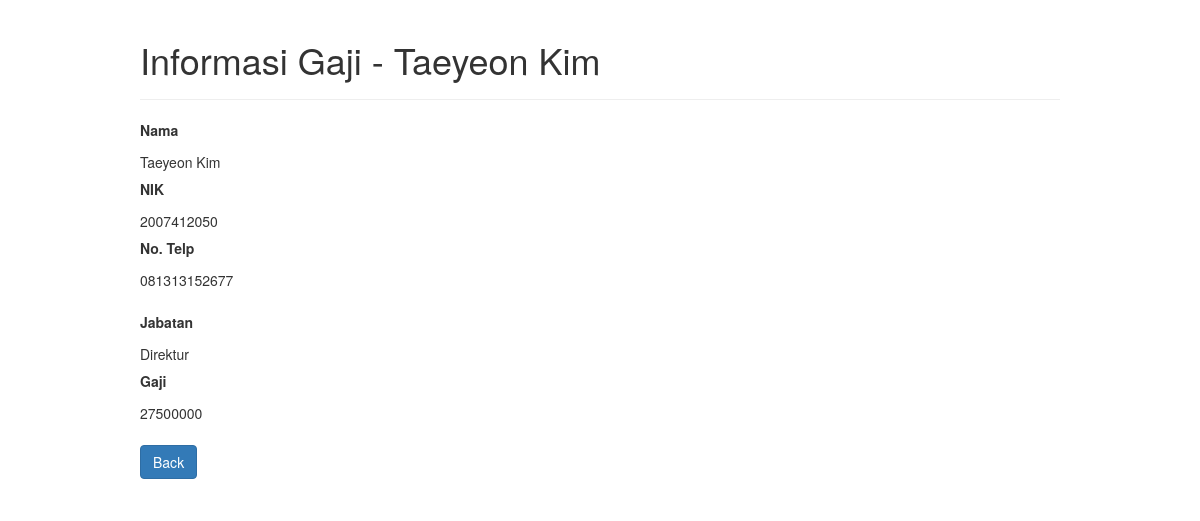
/read.php?NIK=2007412050, run on the app's committed database.
### tables this page shows
CREATE TABLE `payroll` (
  `Nama` varchar(20) NOT NULL,
  `NIK` int(50) NOT NULL,
  `Telp` varchar(20) NOT NULL,
  `Jabatan` varchar(50) NOT NULL,
  `Gaji` bigint(50) NOT NULL
);

### read.php (the view, shortened to what this page needs)
<?php
if(isset($_GET["NIK"]) && !empty(trim($_GET["NIK"]))){
	require_once 'config.php';
	$sql = "SELECT *, (Telp + Jabatan + Gaji)/3 AS Nilai_akhir from payroll WHERE NIK = ? ";
	if($stmt = mysqli_prepare($conn, $sql)){
		mysqli_stmt_bind_param($stmt, "i", $param_NIK);
		if(mysqli_stmt_execute($stmt)){
			$result = mysqli_stmt_get_result($stmt);
			if(mysqli_num_rows($result) == 1){
				$row = mysqli_fetch_array($result, MYSQLI_ASSOC);
			} else{
				header("location: error.php");
				exit();
			}
		} else {
			echo "oops! something went wrong. please try again later.";
		}
	}
} else{
	echo 'nik harus diisi';
	exit();
}
?>
<!DOCTYPE html>
<html lang="en">
<head>
	<link rel='stylesheet' href="https://maxcdn.bootstrapcdn.com/bootstrap/3.3.7/css/bootstrap.css">
	</head>
	<body>
		<div class="wrapper">
			<div class="container-fluid">
				<div class="row">
					<div class="col-md-12">
						<div class="page-header">
							<h1>Informasi Gaji - <?php echo $row["Nama"]; ?></h1>
						</div>
						<div class="form-group">
							<label>Nama</label>
							<p class="form-control-static"><?php echo $row["Nama"]; ?></p>
						<div class="form-group">
							<label>NIK</label>
							<p class="form-control-static"><?php echo $row["NIK"]; ?></p>
						<div class="form-group">
							<label>No. Telp</label>
							<p class="form-control-static"><?php echo $row["Telp"]; ?></p>
						</div>
						<div class="form-group">
							<label>Jabatan</label>
							<p class="form-control-static"><?php echo $row["Jabatan"]; ?></p>
						<div class="form-group">
							<label>Gaji</label>
							<p class="form-control-static"><?php echo $row["Gaji"]; ?></p>
						</div>
						<p><a href="index.php"class="btn btn-primary">Back</a></p>
					</div>
				</div>
			</div>
		</div>
	</div>
</div>
</body>
</html>

### read.php (style rules this page uses)
.wrapper { width: 950px; margin: auto; }

### data on the page
payroll: Nama "Taeyeon Kim", NIK "2007412050", Telp "081313152677", Jabatan "Direktur", Gaji "27500000"
